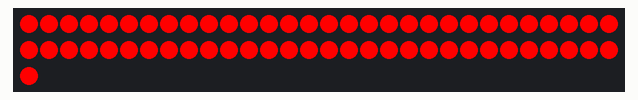
The sketch below on a simulated ESP32. Shown: 61 RGB LEDs in strip order, left to right, continuing on the next row. Dim RGB values are drawn brighter than linear; what the sketch prints to the serial monitor is not drawn.

Above: at 0.49 s.
At 5.96 s:
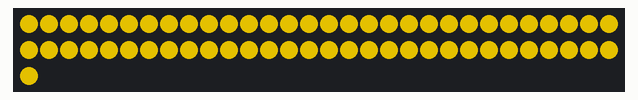
At 10.31 s:
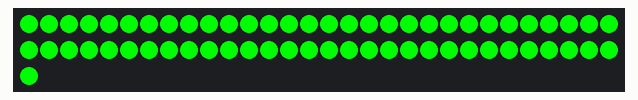
At 20.13 s:
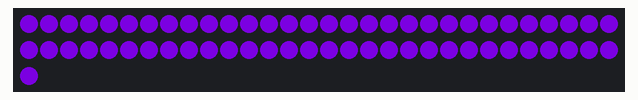
At 29.96 s:
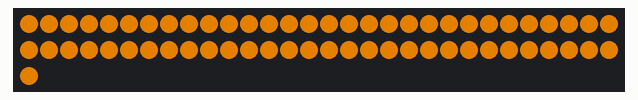
At 39.88 s:
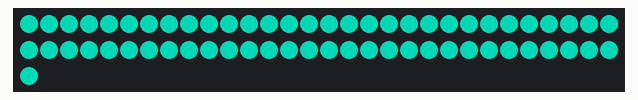

The sketch:

QBert_Large_Simple_Debug.ino
```cpp
#include <FastLED.h>
//
//  Linear Lights with FastLED
//
//  10/13/2017
//

#define NUM_LEDS 61  // 117

#define BRIGHTNESS  255  // (0-255)

#define DATA_PIN 0  // 11
#define CLOCK_PIN 2  // 13

CRGB leds[NUM_LEDS];

// framebuffers
uint32_t current_frame[NUM_LEDS];
uint32_t next_frame[NUM_LEDS];

// For random-fill show (nasty global)
//byte shuffle[NUM_LEDS];  // Will contain a shuffle of lights

// Light colors
byte foreColor =  0;    // Starting foreground color
byte backColor = 99;   // Starting background color
#define MAX_COLOR 255   // Colors are 0-255 (hue)

// Shows
int light_show = 0;       // Starting show
#define MAX_SHOW 6  // Total number of shows

int morph = 0;      // Keeps track of morphing steps (morph clock - minute hand)
int cycle = 0;      // Keeps track of animation (cycle clock - hour hand)
boolean update = true; // flag that tells whether lights need to be recalculated
int wait = 2;
#define MAX_WAIT 12 // Number of stored delay times
#define DELAY_TIME 20   // delay (in ms) between morphs
#define SHOW_DELAY 100000 // delay (in ms) between shows

//
// Setup
//
void setup() {

  randomSeed(analogRead(0));

  Serial.begin(115200);
  Serial.println("Start");

  FastLED.addLeds<WS2801, DATA_PIN, CLOCK_PIN>(leds, NUM_LEDS);
  FastLED.setBrightness( BRIGHTNESS );

  // Initialize the strip, to start they are all 'off'

  for (int i = 0; i < NUM_LEDS; i++) {
    current_frame[i] = Color(0,0,0);        // Black
    next_frame[i] = Color(0,0,0);           // Black
    leds[i] = CHSV(0,0,0);                  // Black
  }
  FastLED.show();

  for (int hue = 0; hue < 256; hue++) {
    CHSV color = CHSV(hue, 255, 255);
    leds[0] = color;
    Serial.printf("%d: %d, %d, %d\n", hue, leds[0].r, leds[0].g, leds[0].b);
  }
}

void loop() {

  delay(DELAY_TIME);  // The only delay!

  // Check if the lights need updating

  if (update) {

    update = false;

    switch(light_show) {

      case 0:
        allOn();
        break;
      case 1:
        morphChain();
        break;
      case 2:
        twocolor();
        break;
      case 3:
        lightwave();
        break;
      case 4:
        lightrunup();
        break;
      case 5:
        sawtooth();
        break;
    }
  }

  morph_frame();  // Morph the display

  // Advance the morph clock

  if (morph++ >= GetDelayTime(wait)) {  // Finished morphing

    update = true;  // Force an update

    foreColor = (foreColor + 1) % MAX_COLOR;

    morph = 0;  // Reset morphClock

    // Advance the cycle clock

    if(cycle++ > 1000) cycle = 0;

    // Update the frame display

    for (int i = 0; i < NUM_LEDS; i++) {
      current_frame[i] = next_frame[i];
    }
  }

  // Randomly change foreColor, backColor, show, and timing
  /*
  if (!random(25)) {
    foreColor = (foreColor + 1) % MAX_COLOR;
    update = true;
  }

  if (!random(25)) {
    backColor -= 2;
    if (backColor < 0) backColor += MAX_COLOR;
    update = true;
  }

  if (!random(10000)) {  // Change the show
    light_show = random(MAX_SHOW);
    morph = 0;
    cycle = 0;
    set_all_black();
    delay(SHOW_DELAY);
  }

  if (!random(1000)) {
    if (wait++ >= MAX_WAIT) {
      wait = 0;
      morph = 0;
    }
  }
  */
}

void set_all_black() {
  fill(Color(0,0,0));
}

void fill(uint32_t color) {
  for (int i = 0; i < NUM_LEDS; i++) {
    setPixelColor(i, color);
  }
}

//
// All On - turns all the pixels on the foreColor
//
void allOn() {
   fill(Wheel(foreColor));
}

/*

//
// randomly fill in pixels from blank to all on, then takes them away
//
void randomfill() {
  int i, j, save, pos;

  pos = cycle % (NUM_LEDS*2);  // Where we are in the show

  if (pos == 0) {  // Start of show
    shuffle_leds();
  }

  for (i=0; i < NUM_LEDS; i++) {
    if (i < pos) {
      setPixelColor(shuffle[i], Wheel(foreColor));  // Turning on lights one at a time
    } else {
      setPixelColor(shuffle[NUM_LEDS-(i % NUM_LEDS)-1], Color(0,0,0));  // Turning off lights one at a time
    }
  }
}

//
// Shuffle LEDS
//
void shuffle_leds() {
  int i, j, save;

  for (i=0; i < NUM_LEDS; i++) {
    shuffle[i] = i; // before shuffle
  }
  for (i=0; i < NUM_LEDS; i++) {  // here's position
    j = random(NUM_LEDS);         // there's position
    save = shuffle[i];
    shuffle[i] = shuffle[j];       // first swap
    shuffle[j] = save;             // second swap
  }
}

//
// random colors - turns each pixel on to a random color
//
void randomcolors() {
  if (cycle == 0) {  // Start of show: assign lights to random colors
    for (int i=0; i < NUM_LEDS; i++) {
      shuffle[i] = random(MAX_COLOR);
    }
  }

  // Otherwise, fill lights with their color
  for (int i=0; i < NUM_LEDS; i++) {
    setPixelColor(i, Wheel(shuffle[i]));
  }
}

*/

//
// two color - alternates the color of pixels between two colors
//
void twocolor() {
  for (int i = 0; i < NUM_LEDS; i++) {
    if (i % 2) {
      setPixelColor(i, Wheel(foreColor));
    } else {
      setPixelColor(i, Wheel(backColor));
    }
  }
}

//
// Morph Chain - morphs color 1 from position x to color 2 at position x+n
//
void morphChain() {
  float attenuation;

  for (int i=0; i < NUM_LEDS; i++) {
    attenuation = ((i+(cycle%NUM_LEDS)) % NUM_LEDS)/(float)(NUM_LEDS-1);
    setPixelColor(NUM_LEDS-i-1, Wheel(interpolate_wrap(foreColor, backColor, attenuation)));
  }
}

//
// Saw tooth
//
// Fills in pixels with a sawtooth of intensity
//
// Peak of the sawtooth moves with the cycle

void sawtooth() {
  float attenuation;

  for (int i=0; i < NUM_LEDS; i++) {
    attenuation = 2*(((i+(cycle%NUM_LEDS)) % NUM_LEDS)/(float)(NUM_LEDS-1));
    if (attenuation > 1) {
      attenuation = 2 - attenuation;  // the '2 -' creates the sawtooth
    }
    // "i" will have pattern move up; "NUM_LEDS-i-1'' will have pattern move down
    setPixelColor(NUM_LEDS-i-1, Gradient_Wheel(foreColor, attenuation));
  }
}

//
// lightwave - just one pixel traveling along the chain
//
void lightwave() {
  for (int i=0; i < NUM_LEDS; i++) {
     if (i == cycle % NUM_LEDS) {
       setPixelColor(i, Wheel(foreColor));
     } else {
       setPixelColor(i, Color(0,0,0));
     }
  }
}

//
// lightrunup -lights fill up one at time
//
void lightrunup() {
  int pos = cycle % (NUM_LEDS*2);  // Where we are in the show
  if (pos >= NUM_LEDS) {
    pos = (NUM_LEDS*2) - pos - 1;
  }

  for (int i=0; i < NUM_LEDS; i++) {
    if (i <= pos) {
      setPixelColor(i, Wheel(foreColor));  // Turning on lights one at a time
    } else {
      setPixelColor(i, Color(0,0,0));   // black
    }
  }
}

//
// morph_frame
//
void morph_frame() {
   for (int i = 0; i < NUM_LEDS; i++) {
     HSVinter24(i, current_frame[i], next_frame[i], (float)morph/GetDelayTime(wait));
   }
   FastLED.show();  // Update the display
}

void setPixelColor(int pos, uint32_t color) {
  next_frame[pos] = color;
}

//
// Get Delay Time
//
// Returns a delay time from an array
//
int GetDelayTime(int wait) {
  int DelayValues[MAX_WAIT] = { 2, 3, 4, 6, 8, 10, 15, 20, 30, 50, 75, 100 };
  return (DelayValues[wait % MAX_WAIT]);
}

/* Helper functions */

// Color
//
// Create a 24-bit color value from H,S,V
//
uint32_t Color(byte h, byte s, byte v)
{
  uint32_t c = 0;
  c = h;
  c <<= 8;
  c |= s;
  c <<= 8;
  c |= v;
  return c;
}

// Extracts the red part of a 24-bit color
byte GetHue(uint32_t c)
{
  return ((c >> 16) & 0xff);
}

// Extracts the green part of a 24-bit color
byte GetSat(uint32_t c)
{
  return ((c >> 8) & 0xff);
}

// Extracts the green part of a 24-bit color
byte GetValue(uint32_t c)
{
   return (c & 0xff);
}

// Wheel - Input a hue (0-255) to get a color
uint32_t Wheel(byte hue)
{
  return Gradient_Wheel(hue, 1);  // Intensity = 1
}

//Input a value 255 * 6 to get a color value.
//The colours are a transition r - g -b - back to r
//Intensity must be 0 <= intensity <= 1
uint32_t Gradient_Wheel(byte hue, float value)
{
  // h = hue
  // s = 255
  // v = intensity
  return(Color(hue, 255, value * 255));
}

//
//  HSV Interpolate 24-bit
//
//  Wrapper for HSV Interpolate RGB below
//  start and end colors are 24-bit colors

void HSVinter24(int i, uint32_t c1, uint32_t c2, float fract)
{
  uint32_t color;
  if (c1 == c2) {
    color = c1;
  } else if (fract <= 0.0) {
    color = c1;
  } else if (fract >= 1.0) {
    color = c2;
  } else if (c1 == 0) {
    leds[i] = CHSV(GetHue(c2), GetSat(c2), GetValue(c2));
    leds[i].fadeToBlackBy( 256 * (1.0 - fract) );
    return;
  } else if (c2 == 0) {
    leds[i] = CHSV(GetHue(c1), GetSat(c1), GetValue(c1));
    leds[i].fadeToBlackBy( 256 * fract );
    return;
  } else {
    color = interpolate_colors(c1, c2, fract);
  }
  leds[i] = CHSV(GetHue(color), GetSat(color), GetValue(color));
}

//
// interpolate_colors
//
uint32_t interpolate_colors(uint32_t c1, uint32_t c2, float fract)
{
  byte h = interpolate_wrap(GetHue(c1), GetHue(c2), fract);
  byte s = interpolate(GetSat(c1), GetSat(c2), fract);
  byte v = interpolate(GetValue(c1), GetValue(c2), fract);

  return Color(h,s,v);
}

//
// Interpolate
//
// Returns the fractional point from a to b

float interpolate(byte a, byte b, float fract)
{
  return(a + (fract*(b-a)));
}

//
// Interpolate Wrap
//
// Returns the fractional point from a to b
// checking both ways around a circle

float interpolate_wrap(byte a, byte b, float fract)
{
  if(should_wrap(a,b)) {
    if(a < b) a += 255;
    else b += 255;
  }
  byte result = interpolate(a,b,fract);
  if (result > 255) result -= 255;
  return(result);
}

//
// should_wrap
//
// determines whether the negative way
// around the circle is shorter

boolean should_wrap(byte a, byte b) {
  if (a > b) {
    byte temp = a;  // basic a <-> b swap
    a = b;
    b = temp;
  }
  return(abs(b-a) > abs((a+255) - b));
}
```
